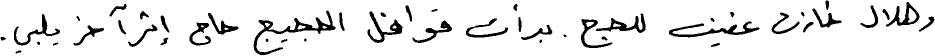
#> input picture data/test.tif, 1870 x 111 px (shown at 1/2 size)
$ python -i SamplePreprocessor.py   (imports and definitions only)   (older library calls are emulated)
#> lines starting #> are read from the running program, lines starting #| are printed output that depends on the picture; after the words box and inside, x2 and y2 are one past the last pixel; in counts of white or black regions, pixels touching at a corner belong together
from __future__ import division
from __future__ import print_function

import random
import numpy as np
import cv2
from matplotlib import pyplot as plt
from skimage.restoration import (denoise_tv_chambolle, denoise_bilateral,
                                 denoise_wavelet, estimate_sigma)


# [45 lines left out: functions preprocess, plot_image, not called in this run]

def denoise(img):
    return denoise_tv_chambolle(img, weight=0.1, multichannel=True)

def dilation(img):
    kernel = np.ones((5,5), np.uint8)
    return cv2.dilate(img, kernel, iterations=1)

def erotion(img):
    kernel = np.ones((5,5), np.uint8)
    return cv2.erode(img, kernel, iterations=1)

def edgeDetection(img):
    slice1Copy = np.uint8(img)
    return cv2.Canny(slice1Copy,100,200)

def hough_transform(img):
    # Convert the image to gray-scale
    gray = cv2.cvtColor(img, cv2.COLOR_BGR2GRAY)
    # Find the edges in the image using canny detector
    edges = cv2.Canny(gray, 50, 200)
    # Detect points that form a line
    lines = cv2.HoughLinesP(edges, 1, np.pi/180, max_slider, minLineLength=10, maxLineGap=250)
    # Draw lines on the image
    for line in lines:
        x1, y1, x2, y2 = line[0]
        cv2.line(img, (x1, y1), (x2, y2), (255, 0, 0), 3)
    # Show result
    #cv2.imshow("Result Image", img)
    return img

def binarization(img):
    ret,thresh1 = cv2.threshold(img,127,255,cv2.THRESH_BINARY)
    return thresh1

>>> import cv2
>>> picture = cv2.imread('../data/test.tif')
#> picture is the input picture: shape (111, 1870, 3); 91.3% white; 47 black regions, largest, box (x1, y1, x2, y2) and area: (507, 21, 671, 110) 2366, (1338, 43, 1519, 75) 1638, (735, 23, 805, 86) 1173
>>> result = hough_transform(picture)
#> in hough_transform, `edges = cv2.Canny(gray, 50, 200)`:
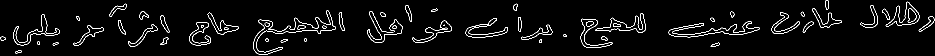
#> edges: shape (111, 1870) (shown at 1/2 size); 3.3% white in thin lines or dots
#> (the run stopped early here; a loop or call above may not have finished)
